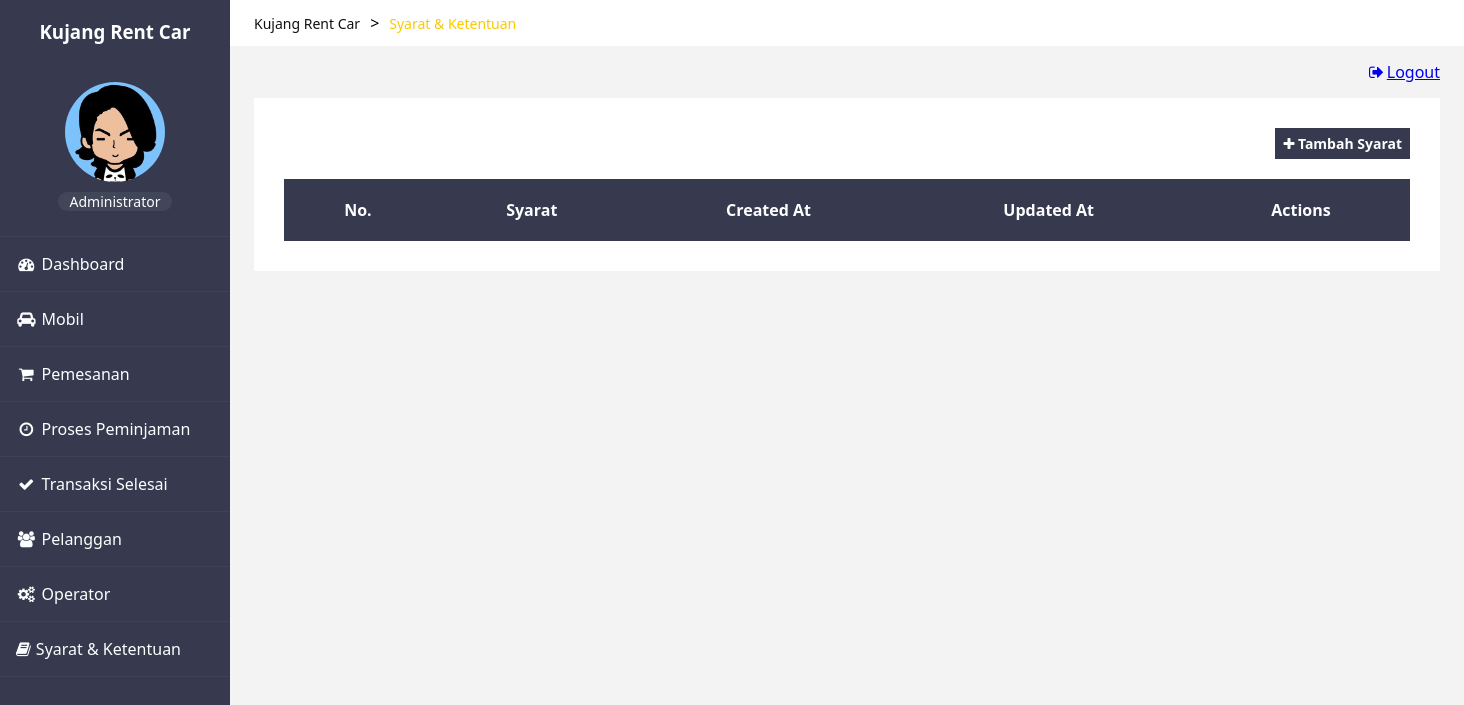
The page /index.php?page=requirements (signed in) on the database as committed earlier.
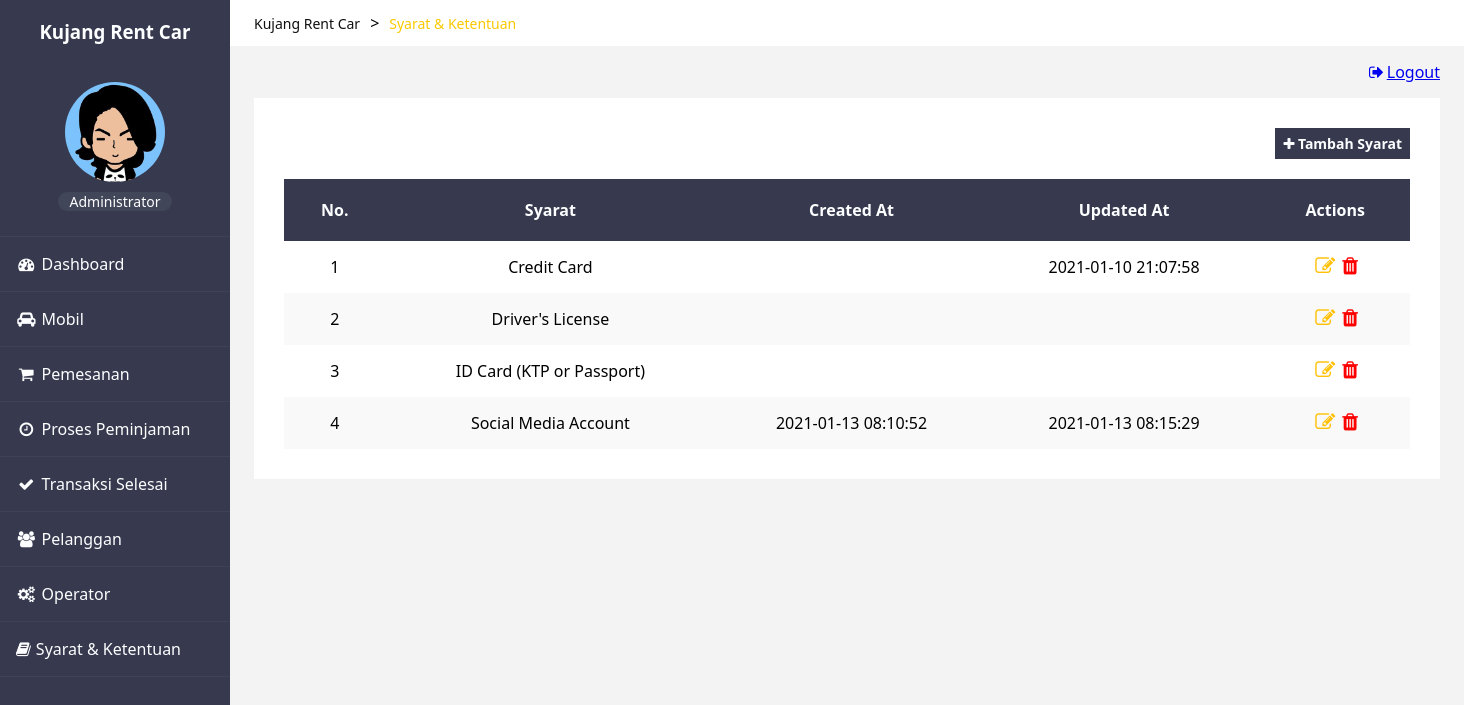
The same page on the database as committed later.
### tables this page shows
CREATE TABLE `tb_syarat` (
  `id_syarat` int(11) NOT NULL,
  `syarat` varchar(30) DEFAULT NULL,
  `created_at` timestamp NULL DEFAULT NULL,
  `updated_at` timestamp NULL DEFAULT NULL
);

### requirements.php (the view, shortened to what this page needs)
<?php
    require_once('functions.php');
    $syarat = query("SELECT * FROM tb_syarat");
?>
<!DOCTYPE html>
<html lang="en">
<head>
    <link rel="stylesheet" href="css/style.css">
</head>
<body>
    <?php include 'header.php'; ?>
    <div class="card">
        <div class="card-header">
            <a href="index.php?page=requirement_add"><i class="fa fa-plus fa-fw" aria-hidden="true"></i>Tambah Syarat</a>
        </div>
        <table class="table table-odd" cellspacing="0">
            <thead>
                <tr>
                    <th>No.</th>
                    <th>Syarat</th>
                    <th>Created At</th>
                    <th>Updated At</th>
                    <th>Actions</th>
                </tr>
            </thead>
            <?php
                $i = 1;
                foreach($syarat as $row):
            ?>
            <tbody>
                <tr>
                    <td><?= $i; ?></td>
                    <td><?= $row['syarat']; ?></td>
                    <td><?= $row['created_at']; ?></td>
                    <td><?= $row['updated_at']; ?></td>
                    <td>
                        <a href="index.php?page=requirement_edit&id=<?= $row['id_syarat'] ?>"><i class="fa fa-pencil-square-o fa-fw" aria-hidden="true"></i></a>
                        <a onclick="return confirm('Apakah anda ingin menghapus <?= $row['syarat']; ?>?');" href="index.php?page=requirement_delete&id=<?= $row['id_syarat']; ?>"><i class="fa fa-trash" aria-hidden="true"></i></a>
                    </td>
                </tr>
            </tbody>
            <?php
                $i++;
                endforeach;
            ?>
        </table>
    </div>
</body>
</html>

Rows that differ between the two databases and show on the page:
added tb_syarat: syarat "Credit Card", updated_at "2021-01-10 21:07:58"
added tb_syarat: syarat "Driver's License"
added tb_syarat: syarat "ID Card (KTP or Passport)"
added tb_syarat: syarat "Social Media Account", created_at "2021-01-13 08:10:52", updated_at "2021-01-13 08:15:29"
